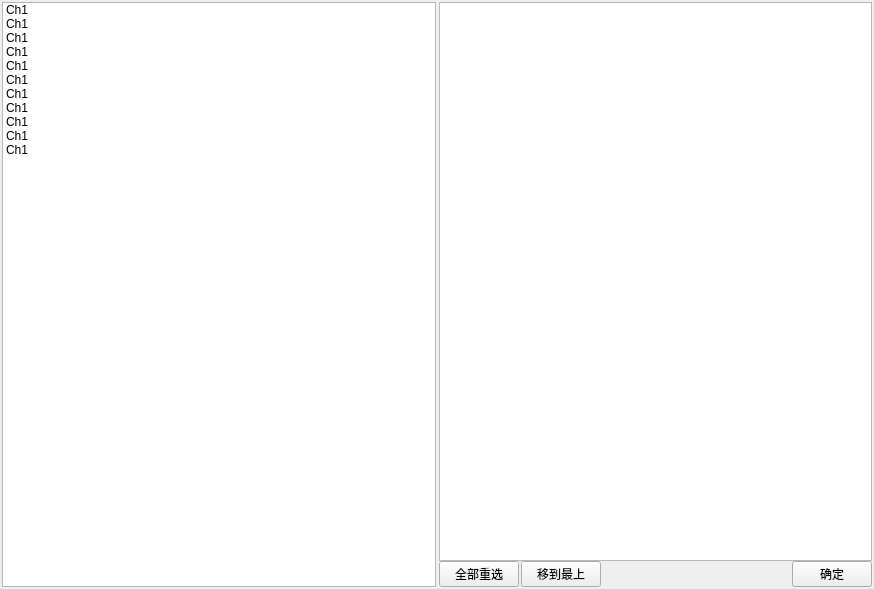
<?xml version="1.0" encoding="UTF-8"?>
<ui version="4.0">
 <class>chanelselect</class>
 <widget class="QWidget" name="chanelselect">
  <property name="geometry">
   <rect>
    <x>0</x>
    <y>0</y>
    <width>874</width>
    <height>589</height>
   </rect>
  </property>
  <property name="windowTitle">
   <string>Form</string>
  </property>
  <layout class="QGridLayout" name="gridLayout" columnstretch="0,0">
   <property name="horizontalSpacing">
    <number>3</number>
   </property>
   <property name="verticalSpacing">
    <number>2</number>
   </property>
   <property name="margin">
    <number>2</number>
   </property>
   <item row="0" column="1">
    <layout class="QVBoxLayout" name="verticalLayout">
     <item>
      <widget class="QListWidget" name="listWidget_list"/>
     </item>
     <item>
      <layout class="QHBoxLayout" name="horizontalLayout">
       <property name="spacing">
        <number>2</number>
       </property>
       <item>
        <widget class="QPushButton" name="pushButton_selectAll">
         <property name="text">
          <string>全部重选</string>
         </property>
        </widget>
       </item>
       <item>
        <widget class="QPushButton" name="pushButton_MoveToTop">
         <property name="text">
          <string>移到最上</string>
         </property>
        </widget>
       </item>
       <item>
        <spacer name="horizontalSpacer">
         <property name="orientation">
          <enum>Qt::Horizontal</enum>
         </property>
         <property name="sizeHint" stdset="0">
          <size>
           <width>40</width>
           <height>20</height>
          </size>
         </property>
        </spacer>
       </item>
       <item>
        <widget class="QPushButton" name="pushButton_Press">
         <property name="text">
          <string>确定</string>
         </property>
        </widget>
       </item>
      </layout>
     </item>
    </layout>
   </item>
   <item row="0" column="0">
    <widget class="QListWidget" name="listWidget_SelectTolist">
     <property name="statusTip">
      <string/>
     </property>
     <property name="selectionBehavior">
      <enum>QAbstractItemView::SelectRows</enum>
     </property>
     <property name="flow">
      <enum>QListView::TopToBottom</enum>
     </property>
     <property name="layoutMode">
      <enum>QListView::SinglePass</enum>
     </property>
     <item>
      <property name="text">
       <string>Ch1</string>
      </property>
      <property name="icon">
       <iconset resource="Res.qrc">
        <normaloff>:/Res/ArrowReset.png</normaloff>:/Res/ArrowReset.png</iconset>
      </property>
     </item>
     <item>
      <property name="text">
       <string>Ch1</string>
      </property>
      <property name="icon">
       <iconset resource="Res.qrc">
        <normaloff>:/Res/ArrowUpper.png</normaloff>:/Res/ArrowUpper.png</iconset>
      </property>
     </item>
     <item>
      <property name="text">
       <string>Ch1</string>
      </property>
      <property name="icon">
       <iconset resource="Res.qrc">
        <normaloff>:/Res/Arrowlow.png</normaloff>:/Res/Arrowlow.png</iconset>
      </property>
     </item>
     <item>
      <property name="text">
       <string>Ch1</string>
      </property>
      <property name="icon">
       <iconset resource="Res.qrc">
        <normaloff>:/Res/DisplTick.png</normaloff>:/Res/DisplTick.png</iconset>
      </property>
     </item>
     <item>
      <property name="text">
       <string>Ch1</string>
      </property>
      <property name="icon">
       <iconset resource="Res.qrc">
        <normaloff>:/Res/NoTicks.png</normaloff>:/Res/NoTicks.png</iconset>
      </property>
     </item>
     <item>
      <property name="text">
       <string>Ch1</string>
      </property>
      <property name="icon">
       <iconset resource="Res.qrc">
        <normaloff>:/Res/TicksResetl.png</normaloff>:/Res/TicksResetl.png</iconset>
      </property>
     </item>
     <item>
      <property name="text">
       <string>Ch1</string>
      </property>
      <property name="icon">
       <iconset resource="Res.qrc">
        <normaloff>:/Res/Arrowlow.png</normaloff>:/Res/Arrowlow.png</iconset>
      </property>
     </item>
     <item>
      <property name="text">
       <string>Ch1</string>
      </property>
      <property name="icon">
       <iconset resource="Res.qrc">
        <normaloff>:/Res/NoTicks.png</normaloff>:/Res/NoTicks.png</iconset>
      </property>
     </item>
     <item>
      <property name="text">
       <string>Ch1</string>
      </property>
      <property name="icon">
       <iconset resource="Res.qrc">
        <normaloff>:/Res/DisplTick.png</normaloff>:/Res/DisplTick.png</iconset>
      </property>
     </item>
     <item>
      <property name="text">
       <string>Ch1</string>
      </property>
      <property name="icon">
       <iconset resource="Res.qrc">
        <normaloff>:/Res/DisplTick.png</normaloff>:/Res/DisplTick.png</iconset>
      </property>
     </item>
     <item>
      <property name="text">
       <string>Ch1</string>
      </property>
      <property name="icon">
       <iconset resource="Res.qrc">
        <normaloff>:/Res/TicksResetl.png</normaloff>:/Res/TicksResetl.png</iconset>
      </property>
     </item>
    </widget>
   </item>
  </layout>
 </widget>
 <resources>
  <include location="Res.qrc"/>
 </resources>
 <connections/>
</ui>
